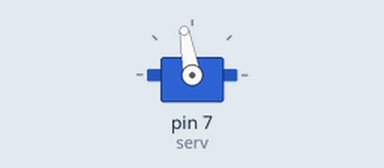
The sketch below on a simulated Arduino Uno, built with avr-gcc and run on an emulated ATmega328P. On the bench: servo.

Above: at 0.05 s.
At 2.0 s:
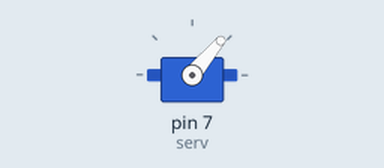
At 4.0 s:
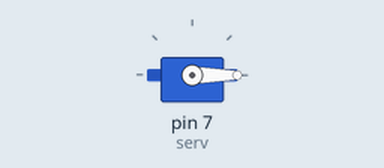
Timing chart, 0 to 5.2 s (numbered marks = the images above):
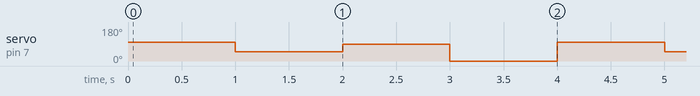

Measured:
- by itself, servo on pin 7 (serv): repeats every 4.0 s: 90° 1.0 s, 0° 1.0 s, 100° 1.0 s, 50° 1.0 s

The sketch:

Servo.ino
```cpp
#include<Servo.h>
Servo serv;
void setup()
{
  Serial.begin(9600);
  serv.attach(7);
}

void loop()
{
  serv.write(100);
  delay(1000);
  serv.write(50);
  delay(1000);
  serv.write(90);
  delay(1000);
  serv.write(0);
  delay(1000);
}
```
